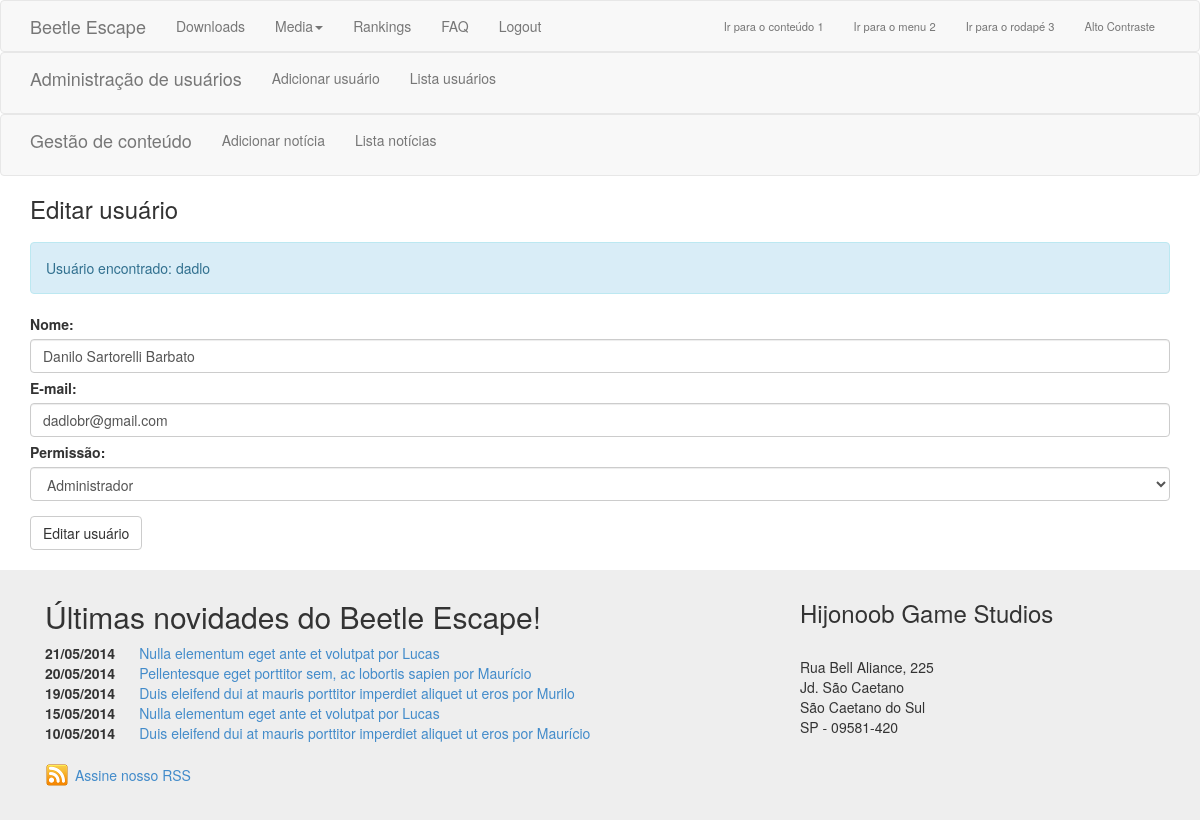
Page /editausuario.php?user=dadlo (signed in) on the earlier database version.
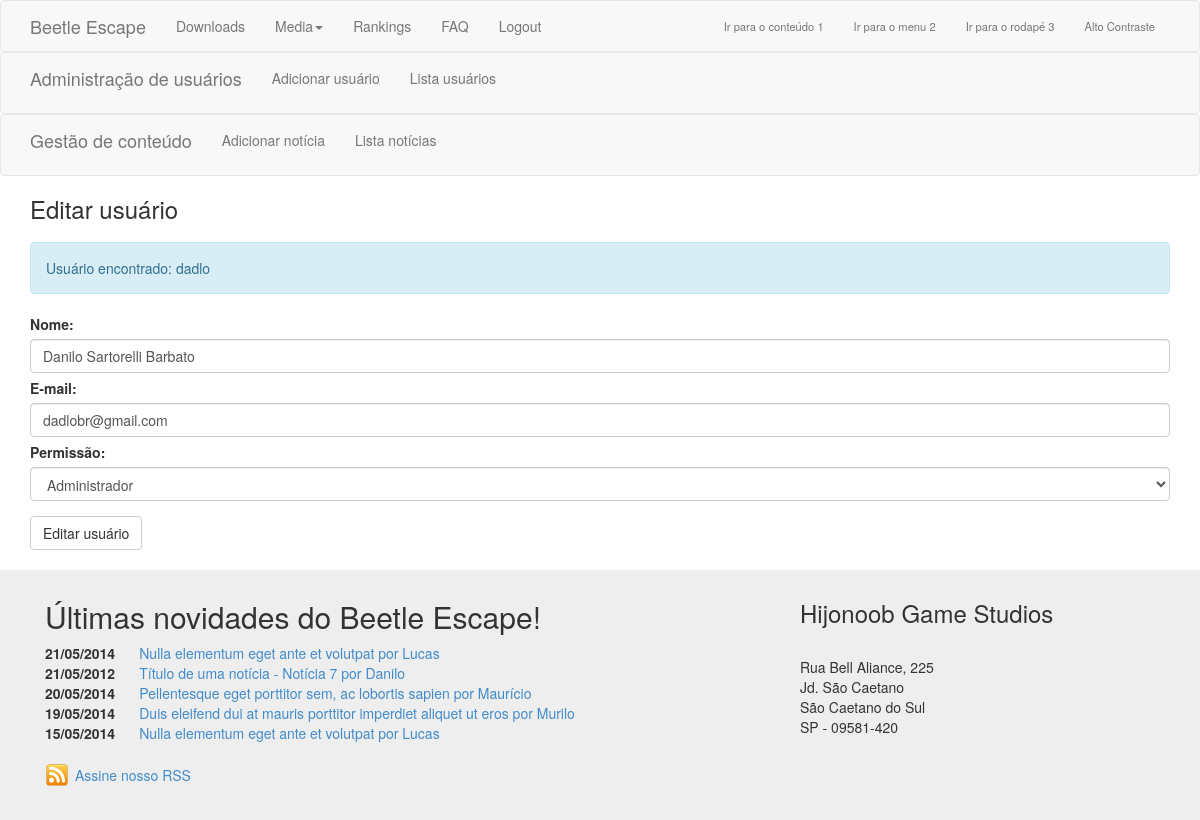
Same page on the later database version.
### tables this page shows
CREATE TABLE `noticias` (
  `id` int(200) NOT NULL AUTO_INCREMENT,
  `titulo` varchar(200) NOT NULL,
  `descricao` varchar(600) NOT NULL,
  `autor` varchar(100) NOT NULL,
  `data` varchar(100) NOT NULL,
  `texto` varchar(5000) NOT NULL,
  PRIMARY KEY (`id`),
  UNIQUE KEY `id` (`id`)
);

### editausuario.php (the view, shortened to what this page needs)
<?php
	include 'templates/header.php';
	include 'templates/checaadmin.php';
?>
			<h3> Editar usuário </h3>
			<?php
				include 'restrito/conexao.php';
				$usuario = htmlspecialchars($_GET["user"]);
				if($usuario){
					if ($sql = $conexao->prepare("SELECT nome, email, permissao FROM usuarios WHERE usuario = ?")) {
						$sql->bind_param('s', $usuario);
						$sql->execute();
						$sql->bind_result($nome, $email, $permissao);
						if ($nome == ''){
							echo "<div class='alert alert-warning'> Usuário não encontrado </div>";
						} else {
							echo "<div class='alert alert-info'> Usuário encontrado: ". $usuario . "</div>";
						}
					}
				}
			?>
			<form action="" method="POST" id="editausuario">
				<label> Nome: </label>
					<input type="text" placeholder="nome completo" class="form-control" name="nome" value=<?php echo "'". $nome . "'"; autofocus ?>/>
				<label> E-mail: </label>
				<input type="text" placeholder="e-mail" class="form-control" name="email" value=<?php echo "'". $email . "'"; ?>/>
				<label> Permissão: </label>
					<select class="form-control" name="permissao">
					  <option value="3" <?php if($permissao==3){ echo 'selected'; }  ?>>Administrador</option>
					</select>
				<input type="submit" name="editar" value="Editar usuário" class="btn btn-default" />
			</form>
		</div>
<?php include 'templates/footer.php' ?>

### templates/footer.php (shortened to what this page needs)
      <div class="jumbotron footer" id="arodape">
          <div class="container">
              <div class="col-md-8" id="mailing-form" >
                <h2>Últimas novidades do Beetle Escape!</h2>
                <div class="listanoticia">
                  <dl class="dl-horizontal">
                    <?php
                      include 'restrito/conexao.php';
                      $resultado = $conexao->query("SELECT titulo, autor, data, id FROM noticias ORDER BY data DESC LIMIT 5");
                      while ($linha = $resultado->fetch_assoc()){
                        echo '<dt>' . $linha['data'] . '</dt>';
                        echo '<dd> <a href="noticia.php?id=' . $linha['id'] . '">' . $linha['titulo'] .' por '. $linha['autor'] .' </a></dd>';
                      }
                    ?>
                  </dl>
                </div>
                <h5><a class="rss_icon" href="rss.php">Assine nosso RSS</a></h5>
              </div>
              <div class="col-md-4">
                  <h3>Hijonoob Game Studios</h3><br>
                  Rua Bell Aliance, 225<br>
                  Jd. São Caetano<br>
                  São Caetano do Sul<br>
                  SP - 09581-420
              </div>
          </div>
      </div>
  </body>
</html>

Differences in the rows shown:
no longer on this page (row edited): noticias: data "10/05/2014", titulo "Duis eleifend dui at mauris porttitor imperdiet aliquet ut eros", autor "Maurício"
added noticias: data "21/05/2012", titulo "Título de uma notícia - Notícia 7", autor "Danilo"
